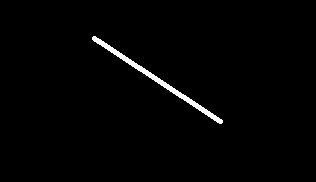
%> input picture Lecciones/Leccion23 15-07-2020/linea1.jpg, 316 x 182 px
$ octave ejemplo1.m   (GNU Octave 9; MATLAB toolbox functions it lacks are replaced by stand-ins)
%> lines starting %> are read from the running program, lines starting %| are printed output that depends on the picture; in (x1, y1, x2, y2) boxes, pixels count from 0 and x2, y2 are one past the last pixel; in counts of white or black regions, pixels touching at a corner belong together; the program's own positions count from 1
clc; clear; close all;
pkg load image;
A = imread('linea1.jpg');
%> A is the input picture: size 182x316x3 uint8; min 0, max 255, mean 3.5
% Convertir en binaria (0=negro, 1=blanco)
B = im2double(A);
B(B<0.5) = 0; B(B>=0.5) = 1; % Se obtiene una imagen binaria
%> after `B(B<0.5) = 0`: B: size 182x316x3 double; min 0, max 1, mean 0.0134
%> after `B(B>=0.5) = 1`: B: size 182x316x3 double; values 0 (black) and 1 (white), 1.3% white; 1 white region, box (x1, y1, x2, y2) and area: (92, 36, 223, 124) 776

%figure
%imshow(B);

% Calcular la discretizacion de theta y rho
% 1. Theta: Toma valores en el intervalo [0,180]
h1 = 1;
thetas = deg2rad(0:h1:180);
% 2. Rho: Toma valroes en [-d,d], donde d = sqrt(m^2+n^2)
%         donde mxn es el tama駉 de la imagen
[m,n] = size(A);
%> m = 182; n = 948
d = sqrt(m^2+n^2);
%> d = 965.3
h2 = 1;
rhos = -d:h2:d;
%> rhos = 1931 values from -965.3 to 964.7

% Crear matriz acumulador
Acumulador = zeros(length(thetas),length(rhos));

for x = 1:m
  for y = 1:n
    if B(x,y)==1
      for theta_ind = 1:length(thetas)
        theta = thetas(theta_ind);
        rho = x*cos(theta)+y*sin(theta);
        [~,rho_ind] = min(abs(rhos-rho));
        Acumulador(theta_ind,rho_ind)+=1;
      endfor
    endif
  endfor
endfor
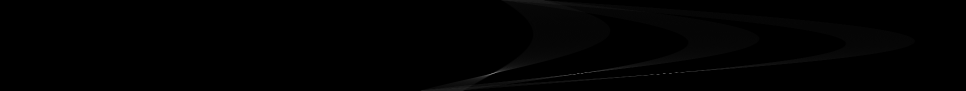
%> Acumulador: size 181x1931 double (shown at 1/2 size); min 0, max 159, mean 1.2
%> after the loop, rho = -124; rho_ind = 842; theta = 3.14

% [4 lines of commented-out code are left out]

figure
hold on
imshow(im2uint8(B));

% Encontrar la maxima posicion del Acumulador
[xp,yp] = find(Acumulador==max(max(Acumulador)))
%> xp = [146; 146]; yp = [991; 1172]
% Observacion: Si el maximo se repite mas de una vez, entonces
% 'x' y 'y' son vectores que tienen las posiciones

% Graficar
thetaMax = thetas(xp(1));
%> thetaMax = 2.53
rhoMax = rhos(yp(1));
%> rhoMax = 24.69

% Calcular pendiente
pendiente = -cos(thetaMax)/sin(thetaMax);
%> pendiente = 1.43
interseccion = rhoMax/sin(thetaMax)
%> interseccion = 43.04

% Necesitamos el punto (1,y1)
y1 = pendiente*1 + interseccion;
%> y1 = 44.47

% Necesitamos el punto (xn,n)
xn = (n-interseccion)/pendiente;
%> xn = 633.7

% Para graficar la linea, usamos el comando line
line([y1 n],[1 xn],'LineWidth',2);
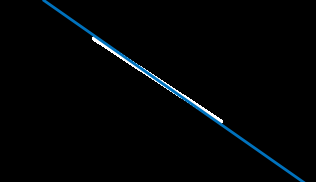
%> figure redrawn from the program's plot data
